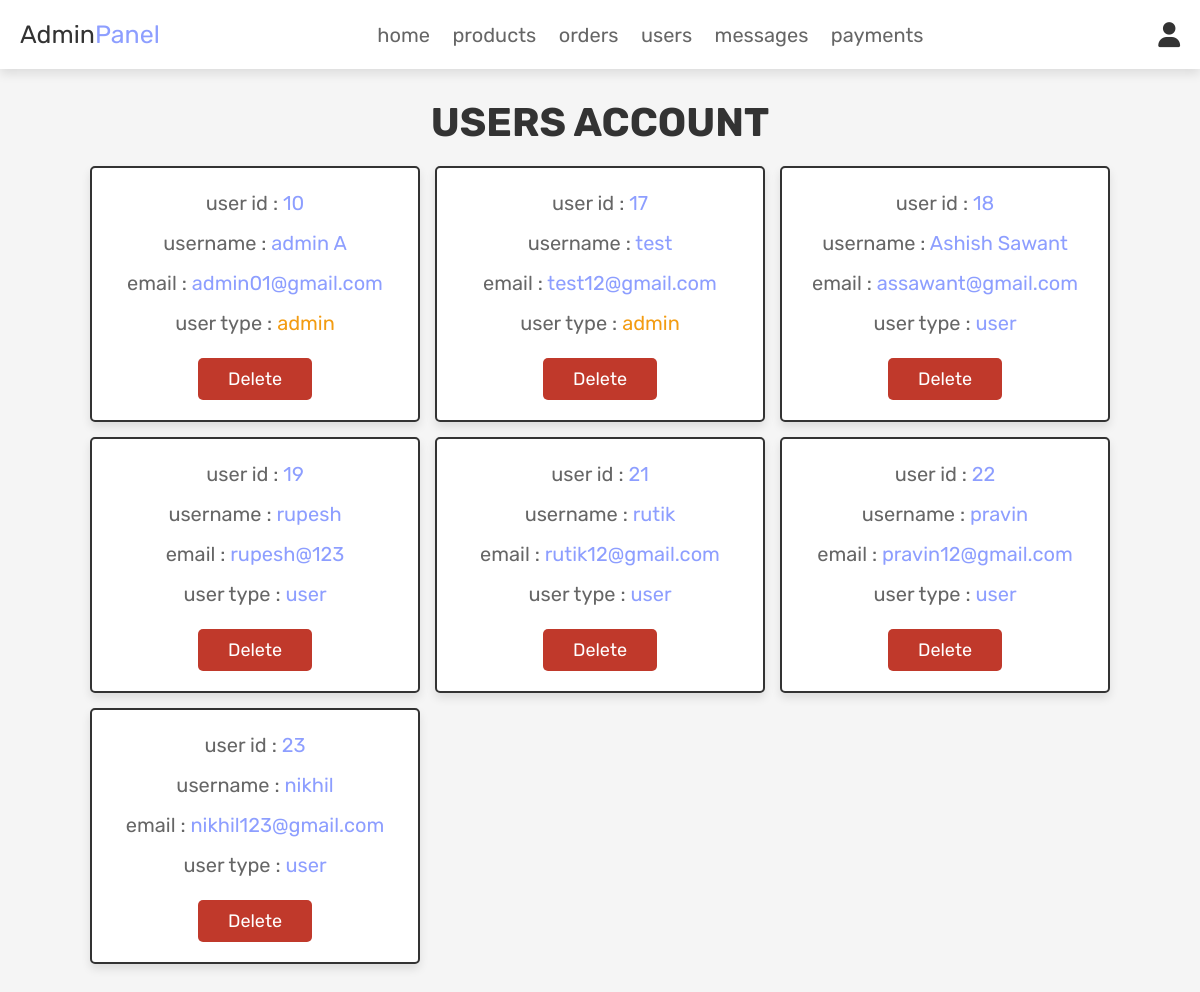
Page /admin_users.php (signed in) on the earlier database version.
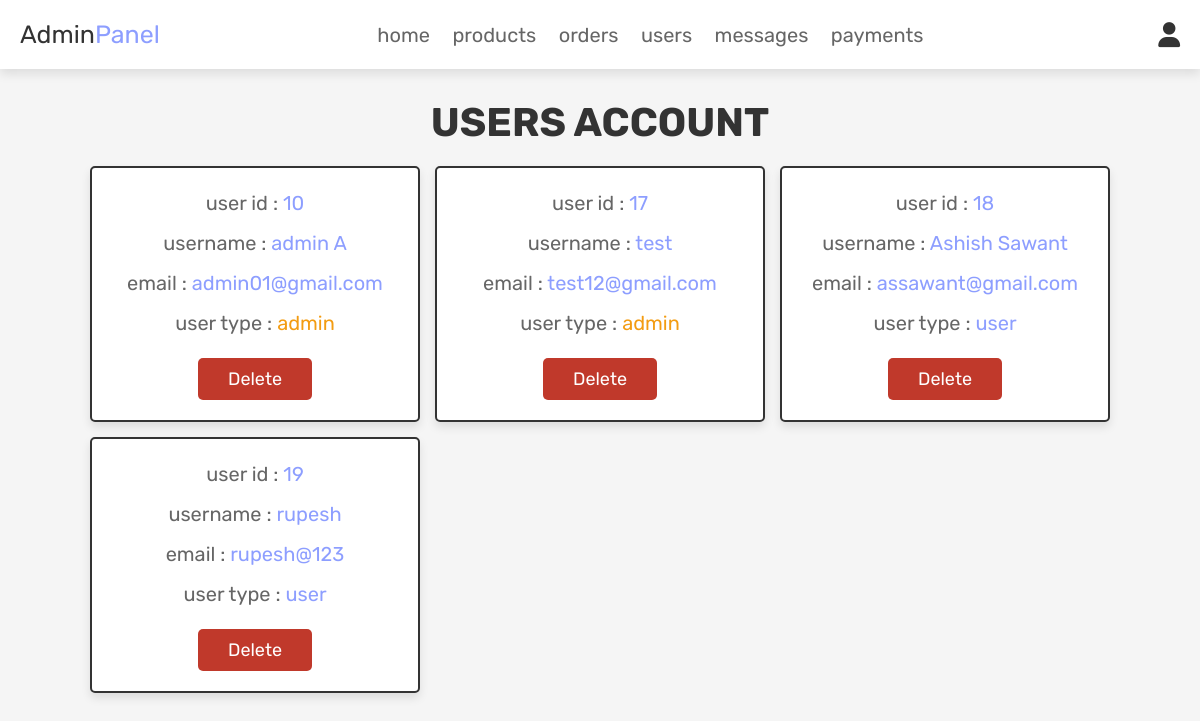
Same page on the later database version.
### tables this page shows
CREATE TABLE `users` (
  `id` int(100) NOT NULL,
  `name` varchar(100) NOT NULL,
  `email` varchar(100) NOT NULL,
  `password` varchar(100) NOT NULL,
  `user_type` varchar(20) NOT NULL DEFAULT 'user'
);

### admin_users.php (the view, shortened to what this page needs)
<?php
@include 'config.php';
?>
<!DOCTYPE html>
<html lang="en">
<head>
   <link rel="stylesheet" href="https://cdnjs.cloudflare.com/ajax/libs/font-awesome/6.0.0/css/all.min.css">
   <link rel="stylesheet" href="css/admin_style.css">
</head>
<body>
<?php @include 'admin_header.php'; ?>
<section class="users">
   <h1 class="title">users account</h1>
   <div class="box-container">
      <?php
         $select_users = mysqli_query($conn, "SELECT * FROM `users`") or die('query failed');
         if(mysqli_num_rows($select_users) > 0){
            while($fetch_users = mysqli_fetch_assoc($select_users)){
      ?>
      <div class="box">
         <p>user id : <span><?php echo $fetch_users['id']; ?></span></p>
         <p>username : <span><?php echo $fetch_users['name']; ?></span></p>
         <p>email : <span><?php echo $fetch_users['email']; ?></span></p>
         <p>user type : <span style="color:<?php if($fetch_users['user_type'] == 'admin'){ echo 'var(--orange)'; }; ?>"><?php echo $fetch_users['user_type']; ?></span></p>
         <a href="admin_users.php?delete=<?php echo $fetch_users['id']; ?>" onclick="return confirm('delete this user?');" class="delete-btn">delete</a>
      </div>
      <?php
         }
      }
      ?>
   </div>
</section>
</body>
</html>

### admin_header.php (shortened to what this page needs)
<header class="header">
   <div class="flex">
      <a href="admin_page.php" class="logo">Admin<span>Panel</span></a>
      <nav class="navbar">
         <a href="admin_page.php">home</a>
         <a href="admin_products.php">products</a>
         <a href="admin_orders.php">orders</a>
         <a href="admin_users.php">users</a>
         <a href="admin_contacts.php">messages</a>
         <a href="admin_payments.php">payments</a>
      </nav>
      <div class="icons">
         <div id="user-btn" class="fas fa-user"></div>
      </div>
   </div>
</header>

### css/admin_style.css (style rules this page uses)
:root { --pink:#8D9EFF; --red:#c0392b; --orange:#f39c12; --black:#333; --white:#fff; --light-color:#666; --light-white:#ccc; --light-bg:#f5f5f5; --border:.2rem solid var(--black); --box-shadow:0 .5rem 1rem rgba(0,0,0,.1); }
* { font-family: 'Rubik', sans-serif; margin:0; padding:0; box-sizing: border-box; outline: none; border:none; text-decoration: none; transition:all .2s linear; }
html { font-size: 62.5%; overflow-x: hidden; scroll-behavior: smooth; scroll-padding-top: 6.5rem; }
body { background: var(--light-bg); }
section { padding:3rem 2rem; }
.title { text-align: center; margin-bottom: 2rem; color:var(--black); text-transform: uppercase; font-size: 4rem; }
.btn, .delete-btn, .option-btn { display: inline-block; border-radius: .5rem; margin-top: 1rem; font-size: 1.8rem; color:var(--white); cursor: pointer; padding:1rem 3rem; text-transform: capitalize; }
.delete-btn { background-color: var(--red); }
.header { position: sticky; top:0; left:0; right:0; z-index: 1000; background-color: var(--white); box-shadow: var(--box-shadow); }
.header .flex { display: flex; align-items: center; justify-content: space-between; padding:2rem; max-width: 1200px; margin:0 auto; position: relative; }
.header .flex .icons div { font-size: 2.5rem; margin-left: 1.7rem; cursor: pointer; color:var(--black); }
.header .flex .navbar a { margin:0 1rem; font-size: 2rem; color:var(--light-color); }
.header .flex .logo { font-size: 2.5rem; color:var(--black); }
.header .flex .logo span { color:var(--pink); }
.users .box-container { display: grid; grid-template-columns: repeat(auto-fit, 33rem); gap:1.5rem; align-items: flex-start; max-width: 1200px; margin: 0 auto; justify-content: center; }
.users .box-container .box { padding:2rem; border:var(--border); background-color: var(--white); box-shadow: var(--box-shadow); border-radius: .5rem; text-align: center; }
.users .box-container .box p { font-size: 2rem; color:var(--light-color); margin-bottom: 1rem; line-height: 1.5; }
.users .box-container .box p span { color:var(--pink); }
.users .box-container .box .delete-btn { margin-top: .5; }

Differences in the rows shown:
removed users: id "21", name "rutik", email "rutik12@gmail.com", user_type "user"
removed users: id "22", name "pravin", email "pravin12@gmail.com", user_type "user"
removed users: id "23", name "nikhil", email "nikhil123@gmail.com", user_type "user"
